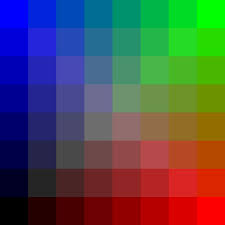
#> input picture Assignment1/a1_20172139/input_data/quantize.jpg, 225 x 225 px, found by its file name
$ python BitQuantizeImage.py
#> lines starting #> are read from the running program, lines starting #| are printed output that depends on the picture
# -*- coding: utf-8 -*-

import numpy as np
import cv2
from matplotlib import pyplot as plt


def getColorSpaces(image):
    rgb = cv2.cvtColor(image,cv2.COLOR_RGB2BGR)
    gray = cv2.cvtColor(image,cv2.COLOR_RGB2GRAY)

    return rgb,gray

def getImageDimnesion(image):
    height,width = image.shape[:2]

    return height,width

def getImageChannels(image):
    _,_,channels = image.shape

    return channels

def split_into_rgb_channels(image):
  '''Split the target image into its red, green and blue channels.
  image - a numpy array of shape (rows, columns, 3).
  output - three numpy arrays of shape (rows, columns) and dtype same as
           image, containing the corresponding channels.
  '''
  red = image[:,:,2]
  green = image[:,:,1]
  blue = image[:,:,0]
  return red, green, blue


def BitQuantizeImage(img,k):
    quant_img=img.copy()
    N=2**k
    quant_img=quant_img/256
    quant_img=np.floor(quant_img* N).astype('uint8')
    return quant_img/N


imga_path='C:/SAI/IIIT/2019_Monsoon/DIP/Assignment1/A1_resources/DIP_2019_A1/quantize.jpg'
image = cv2.imread(imga_path)
#> image is the input picture: shape (225, 225, 3); mean B, G, R 80.2, 79.9, 79.9


cols = 7
num=0
plt.figure(figsize=(20, 20))

for k in range(7, 0, -1):
    plt.subplot(cols,1,num+1)
    plt.axis('off')
    plt.title(str(k) + " bit Quantization")
    quant_img=BitQuantizeImage(image,k)
    plt.imshow(quant_img)
    num=num+1
#> this loop made 7 passes
#> pass 1, in BitQuantizeImage, `quant_img=np.floor(quant_img* N).astype('uint8')`:
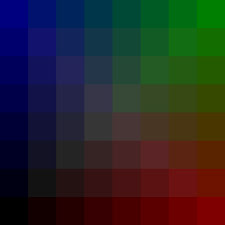
#> quant_img: shape (225, 225, 3); mean B, G, R 39.8, 39.7, 39.7
#> pass 2, in BitQuantizeImage (call 2), `quant_img=np.floor(quant_img* N).astype('uint8')`:
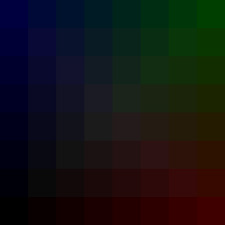
#> quant_img: shape (225, 225, 3); mean B, G, R 19.7, 19.7, 19.7
#> after the loop, num = 7


def getBitPlane(image,bit_plane):
    img_bitplane = np.mod(np.floor(image/np.power(2, bit_plane)), 2)
    return img_bitplane

imge_path='A1_resources/DIP_2019_A1/cameraman.png'
image = cv2.imread(imge_path,0)
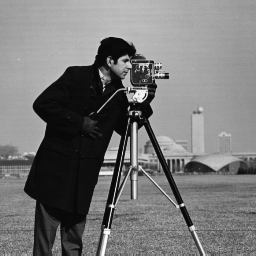
#> input picture Assignment1/a1_20172139/input_data/cameraman.png, 256 x 256 px, found by its file name
#> image is the input picture: shape (256, 256); min 7, max 253, mean 118.7

num=0
for bit_plane in range(8):
    plt.subplot(1,8,num+1)
    plt.axis('off')
    plt.title("Bit plane " +str(bit_plane))
    img=getBitPlane(image,bit_plane)
    plt.imshow(img,cmap='gray')
    num=num+1
#> this loop made 8 passes
#> pass 1, in getBitPlane, `img_bitplane = np.mod(np.floor(image/np.power(2, bit_plane)), 2)`:
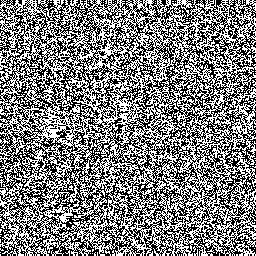
#> img_bitplane: shape (256, 256) float64; values 0 (black) and 1 (white), 49.7% white in thin lines or dots
#> pass 2, in getBitPlane (call 2), `img_bitplane = np.mod(np.floor(image/np.power(2, bit_plane)), 2)`:
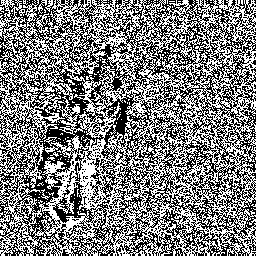
#> img_bitplane: shape (256, 256) float64; values 0 (black) and 1 (white), 49.6% white in thin lines or dots
#> pass 3, in getBitPlane (call 3), `img_bitplane = np.mod(np.floor(image/np.power(2, bit_plane)), 2)`:
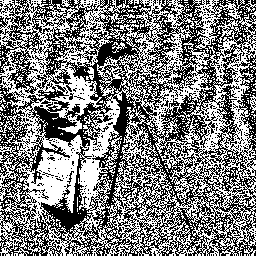
#> img_bitplane: shape (256, 256) float64; values 0 (black) and 1 (white), 49.7% white in thin lines or dots
#> after the loop, num = 8
#> `#    adjust_gamma(image,gammas)`:
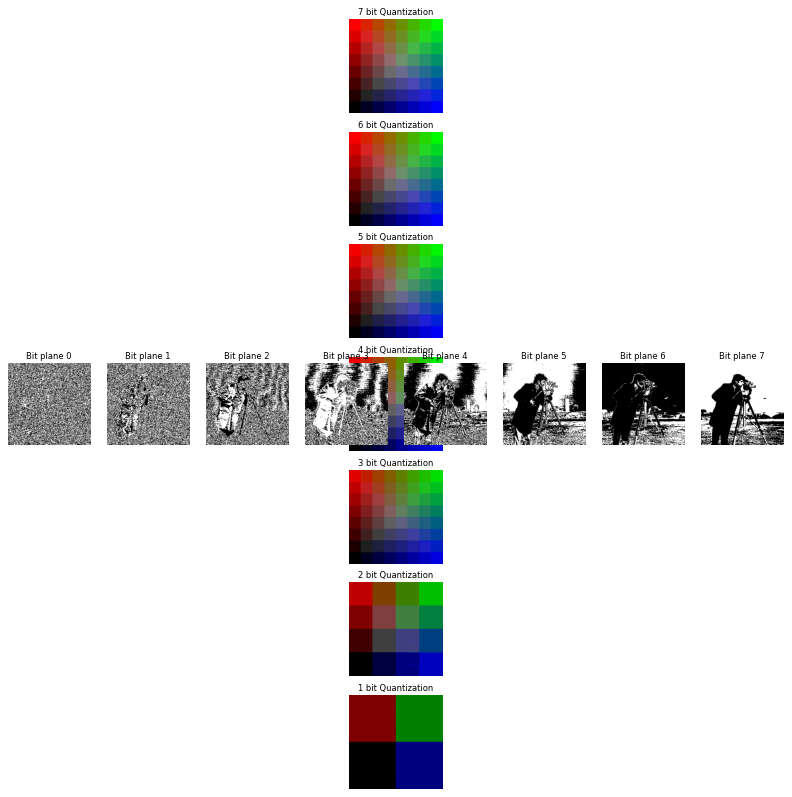
#> figure drawn by matplotlib, 15 panels; B, G, R data is drawn as R, G, B


# [43 lines of commented-out code are left out]
